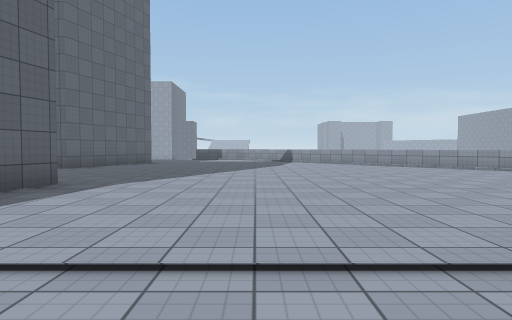
View 1 (above)

17 first-person views from a walk through a Unity game level. The camera is 1.3 m above the floor, tilts 2° down and sees 75° across. The floor is counted in squares, 2 m on a side. Each view is taken from the middle of a square. On the plan, view 1 faces up. The plan holds only what a view shows up to about 10 squares ahead; the rest is blank. The place goes on beyond the plan. The player is left out. Surface patterns are stand-ins for the level's own textures.

View 2
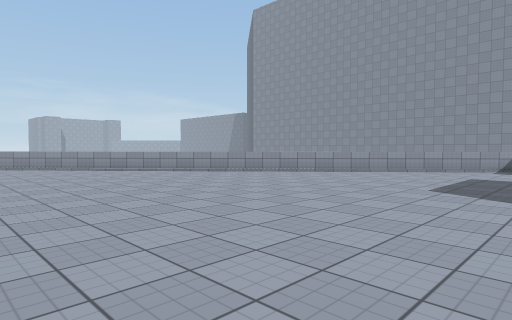

View 3
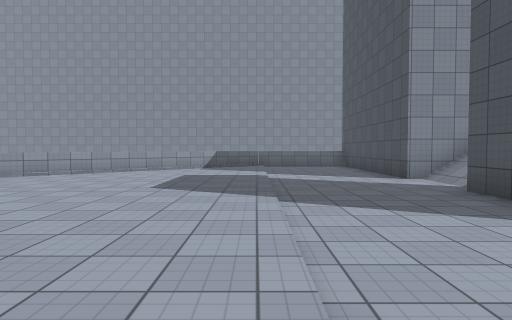

View 4
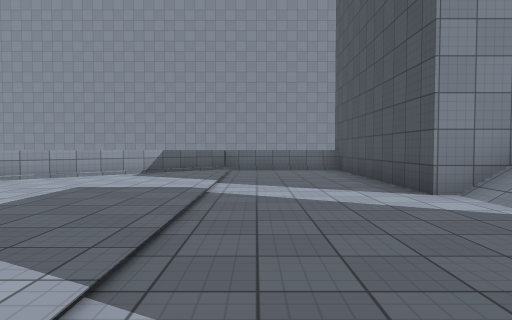

View 5
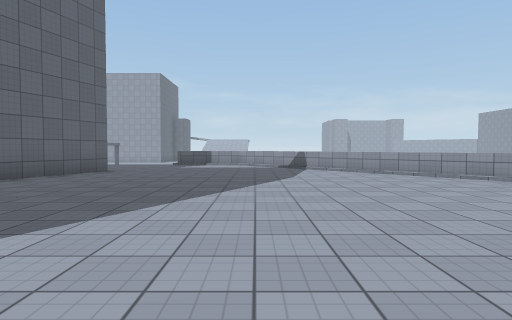

View 6
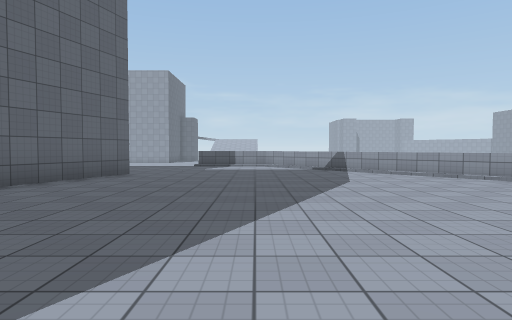

View 7
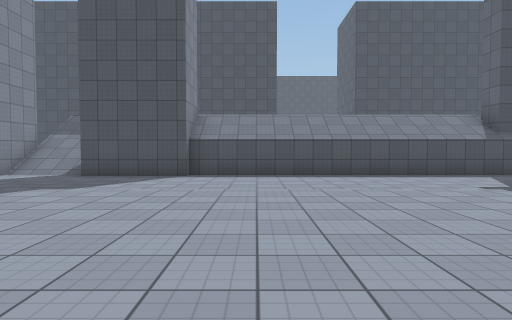

View 8
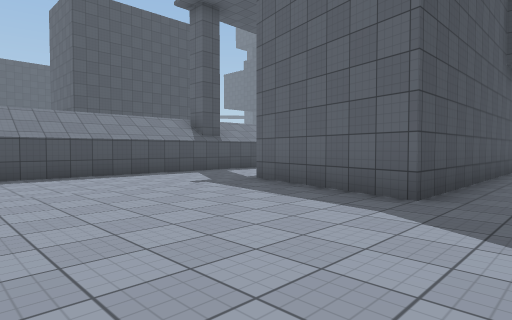

View 9
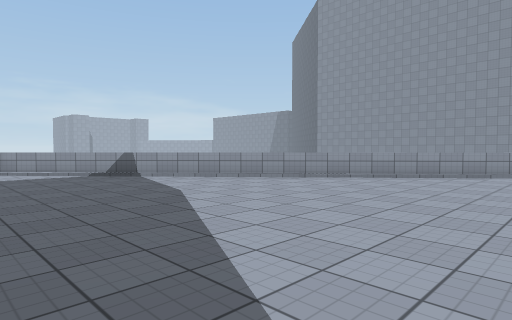

View 10
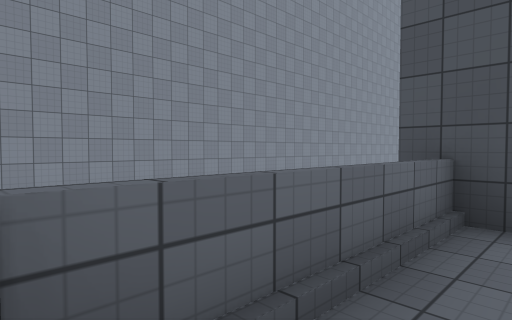

View 11
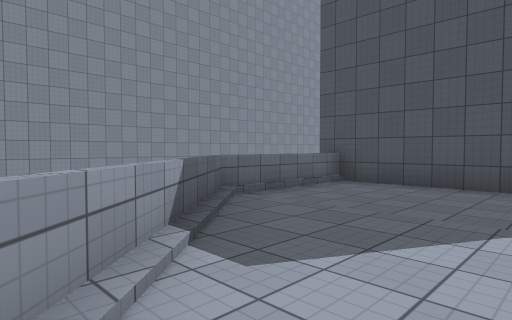

View 12
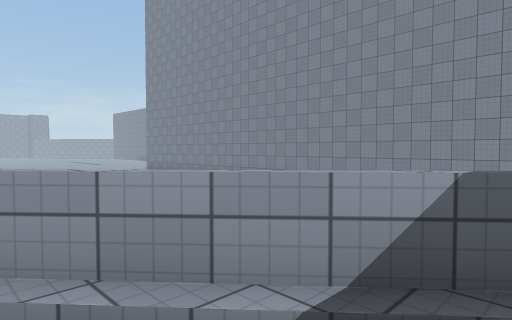

View 13
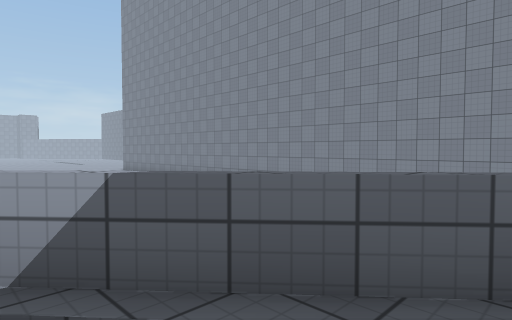

View 14
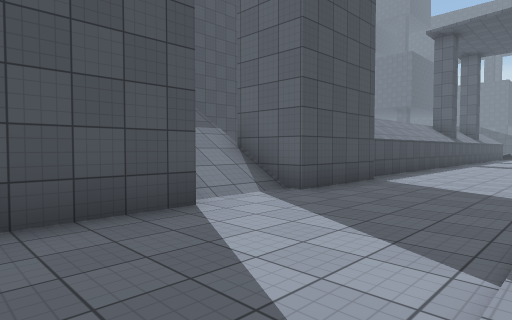

View 15
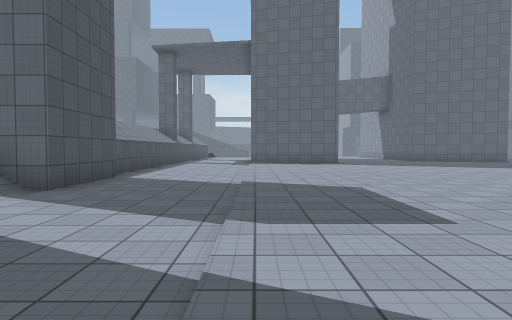

View 16
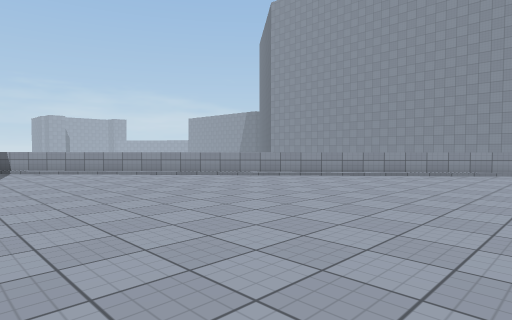

View 17
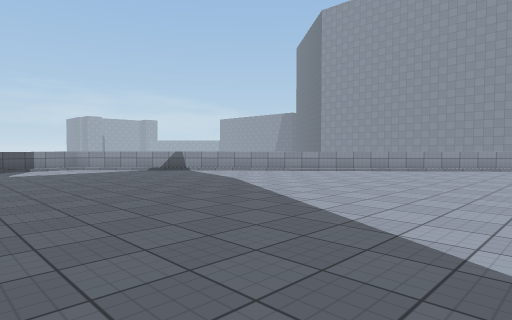

### Floor plan
Points are (right, up) in squares from view 1. A wall is a line through its corners. A room is listed if a view was taken in it or the views show most of it. See-through windows are left out.
Room 1 (views 1, 2, 3, 4, 5, 6, 7, 8, 9, 10, 11, 12, 13, 14, 15, 16, 17)
walls: (2.8, -1.5) (5.4, -1.5); (-5.6, 5.5) (-3.3, 5.5) (-4.3, 1.8); (7.6, -1.5) (13.2, -1.5); (-5.5, -1.8) (2.9, -1.8); (-4.2, 13.5) (-5.3, 10.6); (12.9, -1.5) (12.9, -0.6)
low walls: (12.9, 1.8) (1.7, 14.6)
ways out: opening at (6.5, -2.5); opening at (13, 0.5)

Where each view was taken, in squares from view 1:
view 1: 0 up, 0 right, facing up
view 2: 2 up, 0 right, facing up-right
view 3: 2 up, 0 right, facing right
view 4: 1 up, 3 right, facing right
view 5: 4 up, 0 right, facing up
view 6: 5 up, 1 left, facing up
view 7: 7 up, 1 right, facing down
view 8: 7 up, 1 right, facing down-left
view 9: 7 up, 2 left, facing up-right
view 10: 2 up, 12 right, facing down-right
view 11: 5 up, 9 right, facing down-right
view 12: 3 up, 10 right, facing up-right
view 13: 2 up, 11 right, facing up-right
view 14: 2 up, 10 right, facing down-left
view 15: 2 up, 11 right, facing left
view 16: 4 up, 0 right, facing up-right
view 17: 6 up, 4 left, facing up-right
